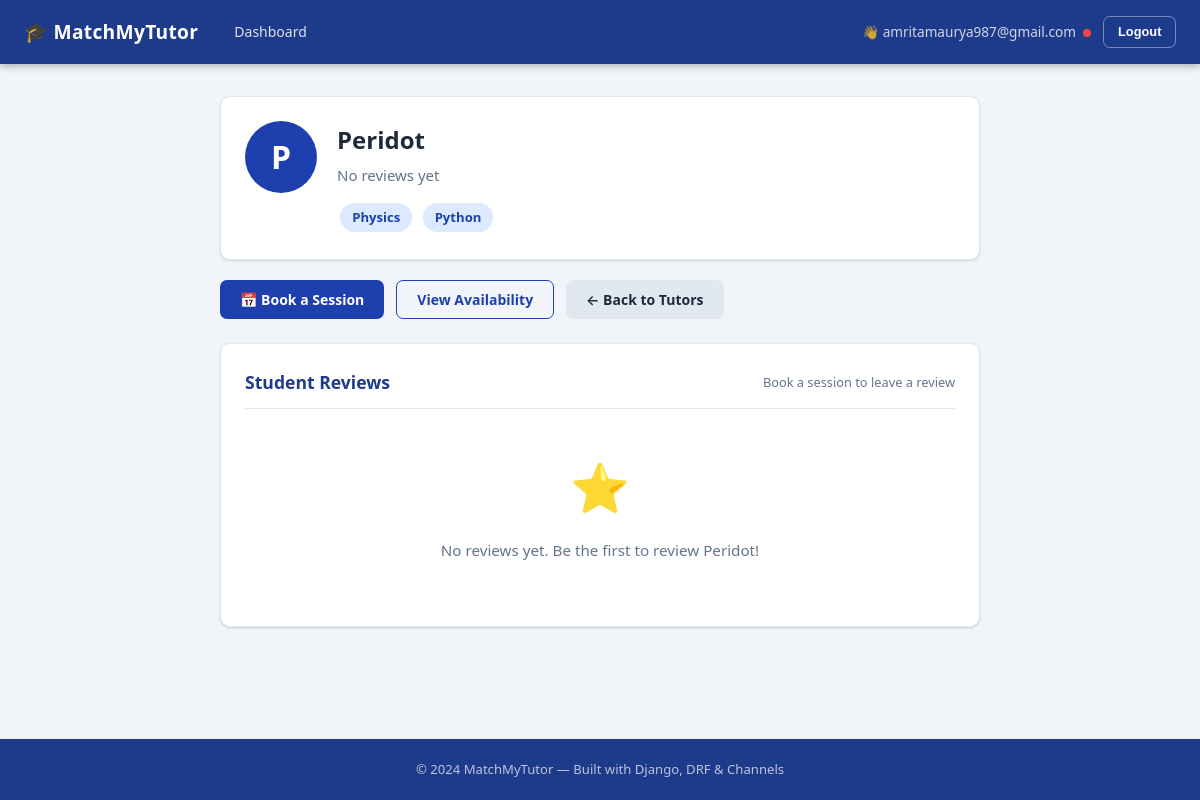
The page /tutor/tutor/2/profile/ (signed in) on the database its author committed.
### peer_tutor/models.py (models this page shows, shortened)
class Tutor(models.Model):
    user = models.OneToOneField(User, on_delete=models.CASCADE, null=True)
    subjects_can_teach = models.TextField(
        help_text="Legacy CSV subjects field", null=True, blank=True
    )
    subjects = models.ManyToManyField(Subject, blank=True, related_name='tutors')
    contact_info = models.CharField(max_length=255, null=True, blank=True)
    bio = models.TextField(blank=True)
    class Meta:
        indexes = [models.Index(fields=['user'])]

class Subject(models.Model):
    name = models.CharField(max_length=100, unique=True)
    class Meta:
        ordering = ['name']
        indexes = [models.Index(fields=['name'])]

### peer_tutor/views.py (the view)
# urls.py: path("tutor/<int:tutor_id>/profile/", views.tutor_profile_view, name="tutor_profile"),
@login_required
def tutor_profile_view(request, tutor_id):
    tutor = get_object_or_404(
        Tutor.objects.select_related('user').prefetch_related('subjects', 'reviews__student'),
        id=tutor_id,
    )
    reviews = tutor.reviews.all()
    avg_rating = reviews.aggregate(avg=Avg('rating'))['avg']
    has_session = Booking.objects.filter(student=request.user, slot__tutor=tutor).exists()
    has_reviewed = Review.objects.filter(student=request.user, tutor=tutor).exists()
    return render(request, 'peer_tutor/tutor_profile.html', {
        'tutor': tutor,
        'reviews': reviews,
        'avg_rating': round(avg_rating, 1) if avg_rating else None,
        'has_session': has_session,
        'has_reviewed': has_reviewed,
        'star_range': range(1, 6),
    })

### peer_tutor/context_processors.py (called while the page is built)
def user_role_context(request):
    if not request.user.is_authenticated:
        return {}
    return {
        'user_profile': UserProfile.objects.filter(user=request.user).first(),
        'is_tutor': Tutor.objects.filter(user=request.user).exists(),
        'is_student': StudentProfile.objects.filter(user=request.user).exists(),
    }

### peer_tutor/templates/peer_tutor/tutor_profile.html (shortened to what this page needs)
{% extends 'peer_tutor/base.html' %}
{% block content %}
<div class="container-md">
  <div class="profile-header card">
    <div class="tutor-avatar tutor-avatar-lg">
      {{ tutor.user.first_name|first|upper|default:"?" }}
    </div>
    <div class="profile-info">
      <h1>{{ tutor.user.get_full_name|default:tutor.user.email }}</h1>
      {% if avg_rating %}
        <div class="star-display star-display-lg">
          {% for i in star_range %}
            {% if i <= avg_rating %}★{% else %}☆{% endif %}
          {% endfor %}
          <span class="star-count">{{ avg_rating }} / 5.0 ({{ reviews.count }} review{{ reviews.count|pluralize }})</span>
        </div>
      {% else %}
        <p style="color:var(--text-muted);">No reviews yet</p>
      {% endif %}
      <div class="tutor-subjects" style="margin-top:.75rem;">
        {% for subject in tutor.subjects.all %}
          <span class="subject-tag">{{ subject.name }}</span>
        {% empty %}
          <span style="color:var(--text-muted);font-size:.875rem;">No subjects listed</span>
        {% endfor %}
      </div>
    </div>
  </div>
  <div style="display:flex;gap:.75rem;flex-wrap:wrap;margin-bottom:1.5rem;">
    <a href="{% url 'tutor:available_slots' tutor.id %}" class="btn btn-primary">📅 Book a Session</a>
    <a href="{% url 'tutor:availablility_calendar' tutor.id %}" class="btn btn-outline">View Availability</a>
    <a href="{% url 'tutor:matching_tutors' %}" class="btn btn-secondary">← Back to Tutors</a>
  </div>
  <div class="card">
    <div class="card-header">
      <h3>Student Reviews</h3>
      {% if not has_session %}
        <span style="color:var(--text-muted);font-size:.8rem;">Book a session to leave a review</span>
      {% endif %}
    </div>
    {% if reviews %}
      <div class="review-list">
        {% for review in reviews %}
        <div class="review-item">
          <div class="review-header">
            <span class="review-author">
              {{ review.student.first_name|default:review.student.email }}
            </span>
            <span class="review-stars">
              {% for i in star_range %}
                {% if i <= review.rating %}★{% else %}☆{% endif %}
              {% endfor %}
              {{ review.rating }}/5
            </span>
            <span class="review-date">{{ review.created_at|date:"M j, Y" }}</span>
          </div>
          {% if review.comment %}
            <p class="review-body">{{ review.comment }}</p>
          {% endif %}
        </div>
        {% endfor %}
      </div>
    {% else %}
      <div class="empty-state" style="padding:1.5rem">
        <div class="empty-icon">⭐</div>
        <p>No reviews yet. Be the first to review {{ tutor.user.first_name|default:"this tutor" }}!</p>
      </div>
    {% endif %}
  </div>
</div>
{% endblock %}

### peer_tutor/templates/peer_tutor/base.html (shortened to what this page needs)
{% load static %}
<!DOCTYPE html>
<html lang="en">
<head>
  <link rel="stylesheet" href="{% static 'peer_tutor/global.css' %}">
</head>
<body>
<nav class="navbar">
  <div class="navbar-inner">
    <a href="{% url 'tutor:home' %}" class="navbar-brand">🎓 MatchMyTutor</a>
    <ul class="navbar-nav" id="mainNav">
      {% if request.user.is_authenticated %}
        <li><a href="{% url 'tutor:dashboard' %}" class="nav-link">Dashboard</a></li>
      {% else %}
        <li><a href="{% url 'tutor:home' %}" class="nav-link">Home</a></li>
      {% endif %}
    </ul>
    <div class="navbar-user">
      {% if request.user.is_authenticated %}
        <span class="navbar-user-name" id="notifBell" title="Notifications" style="cursor:pointer;">
          👋 {{ request.user.first_name|default:request.user.email }}
          <span id="notifDot" style="display:none;background:#ef4444;border-radius:50%;
            width:8px;height:8px;display:inline-block;margin-left:4px;vertical-align:middle;"></span>
        </span>
        <form method="post" action="{% url 'tutor:logout' %}" style="margin:0">
          <button type="submit" class="btn btn-outline btn-sm" style="color:#fff;border-color:rgba(255,255,255,.4);">Logout</button>
        </form>
      {% else %}
        <a href="{% url 'tutor:login' %}" class="nav-link">Login</a>
        <a href="{% url 'tutor:signup' %}" class="btn btn-primary btn-sm">Sign Up</a>
      {% endif %}
    </div>
  </div>
</nav>
<main class="page-content">
  {% block content %}{% endblock %}
</main>
<footer class="footer">
  <p>&copy; 2024 MatchMyTutor — Built with Django, DRF &amp; Channels</p>
</footer>
</body>
</html>

### peer_tutor/static/peer_tutor/global.css (style rules this page uses)
:root { --primary: #1e40af; --primary-light: #3b82f6; --primary-dark: #1e3a8a; --accent: #06b6d4; --success: #10b981; --warning: #f59e0b; --danger: #ef4444; --text: #1e293b; --text-muted: #64748b; --border: #e2e8f0; --bg: #f1f5f9; --card-bg: #ffffff; --nav-height: 64px; --radius: 10px; --shadow: 0 1px 3px rgba(0,0,0,.1), 0 1px 2px rgba(0,0,0,.06); --shadow-md: 0 4px 6px -1px rgba(0,0,0,.1), 0 2px 4px -1px rgba(0,0,0,.06); --shadow-lg: 0 10px 15px -3px rgba(0,0,0,.1), 0 4px 6px -2px rgba(0,0,0,.05); }
*, *::before, *::after { box-sizing: border-box; margin: 0; padding: 0; }
html { scroll-behavior: smooth; }
body { font-family: 'Segoe UI', system-ui, -apple-system, sans-serif; font-size: 15px; line-height: 1.6; color: var(--text); background: var(--bg); min-height: 100vh; display: flex; flex-direction: column; }
a { color: var(--primary-light); text-decoration: none; }
ul { list-style: none; }
.navbar { position: sticky; top: 0; z-index: 100; height: var(--nav-height); background: var(--primary-dark); box-shadow: 0 2px 8px rgba(0,0,0,.3); display: flex; align-items: center; }
.navbar-inner { width: 100%; max-width: 1200px; margin: 0 auto; padding: 0 1.5rem; display: flex; align-items: center; gap: 1.5rem; }
.navbar-brand { font-size: 1.2rem; font-weight: 700; color: #fff !important; text-decoration: none; white-space: nowrap; letter-spacing: .3px; }
.navbar-nav { display: flex; align-items: center; gap: .25rem; flex: 1; }
.nav-link { color: rgba(255,255,255,.85) !important; padding: .4rem .75rem; border-radius: 6px; font-size: .875rem; font-weight: 500; white-space: nowrap; transition: background .15s, color .15s; }
.navbar-user { display: flex; align-items: center; gap: .75rem; margin-left: auto; }
.navbar-user-name { color: rgba(255,255,255,.8); font-size: .85rem; }
.page-content { flex: 1; padding: 2rem 1.5rem; }
.container-md { width: 100%; max-width: 760px; margin: 0 auto; }
.card { background: var(--card-bg); border-radius: var(--radius); box-shadow: var(--shadow); border: 1px solid var(--border); padding: 1.5rem; margin-bottom: 1.25rem; }
.card-header { display: flex; align-items: center; justify-content: space-between; margin-bottom: 1rem; padding-bottom: .75rem; border-bottom: 1px solid var(--border); }
.card-header h2, .card-header h3 { font-size: 1.1rem; font-weight: 600; color: var(--primary-dark); }
.btn { display: inline-flex; align-items: center; gap: .4rem; padding: .55rem 1.25rem; border-radius: 7px; border: none; font-size: .875rem; font-weight: 600; cursor: pointer; text-decoration: none; transition: all .15s; white-space: nowrap; line-height: 1.4; }
.btn-primary { background: var(--primary); color: #fff; }
.btn-secondary { background: #e2e8f0; color: var(--text); }
.btn-outline { background: transparent; color: var(--primary); border: 1.5px solid var(--primary); }
.btn-sm { padding: .35rem .85rem; font-size: .8rem; }
.subject-tag { display: inline-flex; align-items: center; gap: .35rem; background: #dbeafe; color: var(--primary); border-radius: 100px; padding: .25rem .75rem; font-size: .82rem; font-weight: 600; margin: .2rem; }
.empty-state { text-align: center; padding: 3rem 1rem; color: var(--text-muted); }
.empty-state .empty-icon { font-size: 3rem; margin-bottom: .75rem; }
.empty-state p { font-size: .95rem; margin-bottom: 1rem; }
.footer { margin-top: auto; background: var(--primary-dark); color: rgba(255,255,255,.7); text-align: center; padding: 1.25rem; font-size: .82rem; }
.tutor-avatar { width: 48px; height: 48px; border-radius: 50%; background: var(--primary); color: #fff; display: flex; align-items: center; justify-content: center; font-size: 1.3rem; font-weight: 700; flex-shrink: 0; }
.tutor-avatar-lg { width: 72px; height: 72px; font-size: 2rem; }
.tutor-subjects { display: flex; flex-wrap: wrap; gap: .25rem; }
.profile-header { display: flex; align-items: flex-start; gap: 1.25rem; }
.profile-info { flex: 1; }
.profile-info h1 { font-size: 1.5rem; font-weight: 700; margin-bottom: .25rem; }
:root { --error: #ef4444; }

### rows shown on the page
Tutor: user.first_name|first "P", user.get_full_name "Peridot", user.first_name "Peridot"
Subject: name "Physics"
Subject: name "Python"

### other values the page prints
{{ request.user.first_name|default:request.user.email }} "amritamaurya987@gmail.com"
